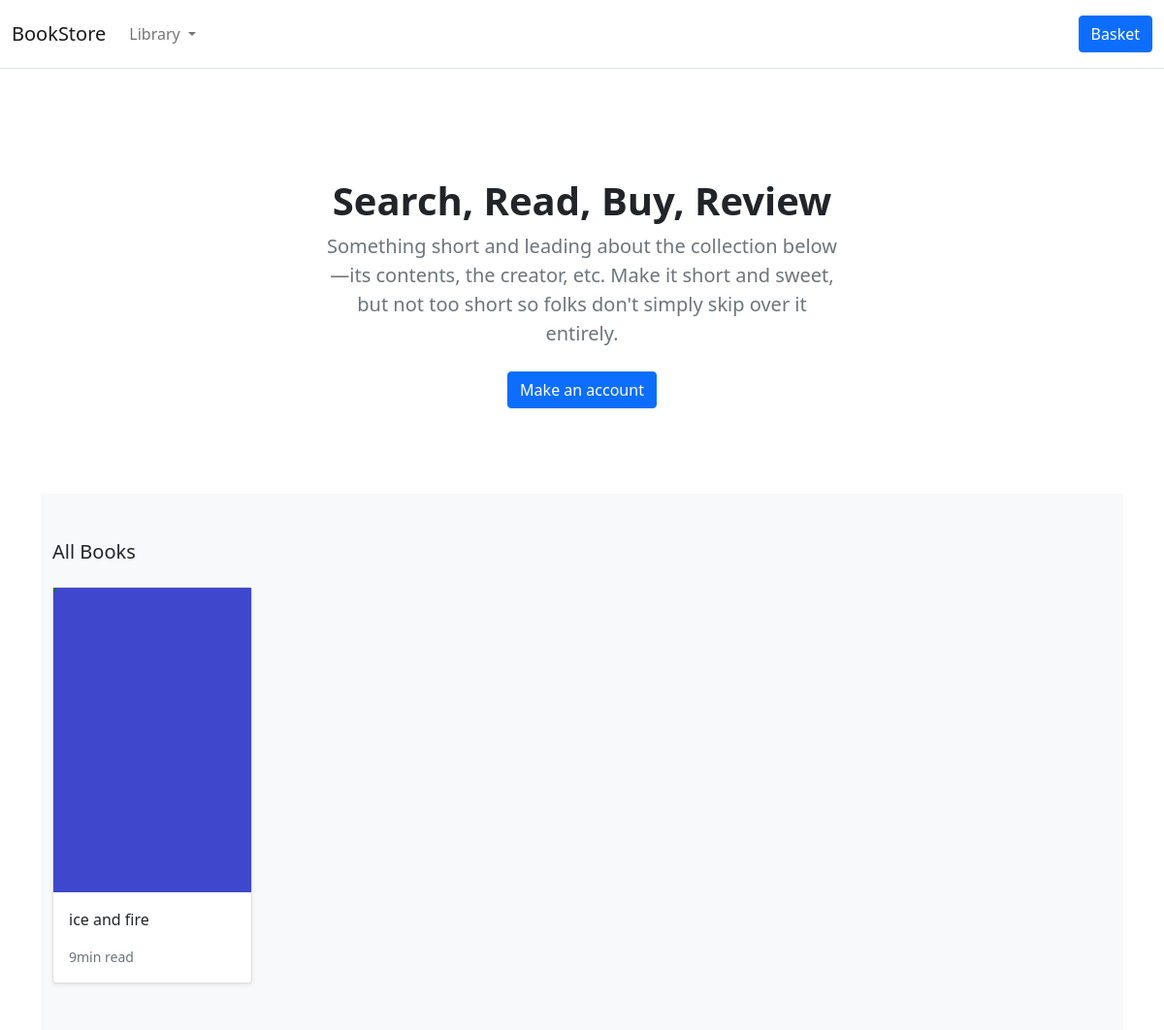
/, run on an earlier commit of the app's database.
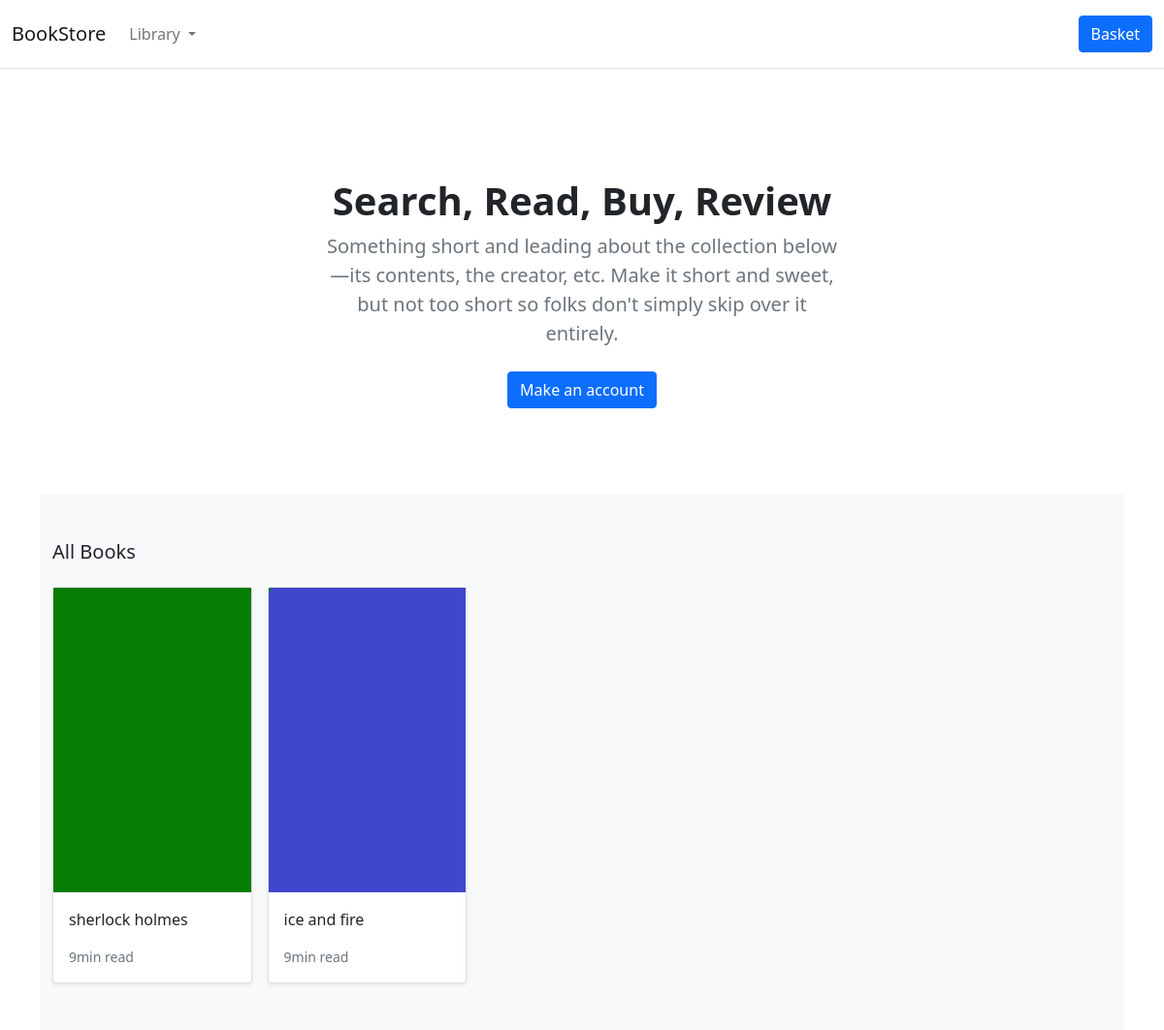
And on a later commit of the database.
### store/models.py (models this page shows, shortened)
class Product(models.Model):
    category = models.ForeignKey(Category, related_name='product', on_delete=models.CASCADE)
    created_by = models.ForeignKey(User, related_name='product_creator', on_delete=models.CASCADE)
    title = models.CharField(max_length=255)
    author = models.CharField(max_length=255, default='admin')
    description = models.TextField(blank=True)
    image = models.ImageField(upload_to='images/', default='images/default.png')
    slug = models.SlugField(max_length=255)
    price = models.DecimalField(max_digits=4, decimal_places=2)
    in_stock = models.BooleanField(default=True)
    is_active = models.BooleanField(default=True)
    created = models.DateTimeField(auto_now_add=True)
    updated = models.DateTimeField(auto_now_add=True)
    objects = models.Manager()
    products = ProductManager()
    class Meta:
        verbose_name_plural = 'Products'
        ordering = ('-created',)
    def get_absolute_url(self):
        return reverse('store:product_detail', args=[self.slug])

### store/views.py (the view)
# urls.py: path('', views.products_all, name='products_all'),
def products_all(request):
    products = Product.products.all()
    return render(request, 'store/home.html', {'products': products})

### store/context_processors.py (called while the page is built)
def categories(requests):
    return {
        'categories': Category.objects.all(),
    }

### store/models.py (called while the page is built)
    def get_queryset(self):
        return super(ProductManager, self).get_queryset().filter(is_active=True)

    def get_absolute_url(self):
        return reverse('store:category_list', args=[self.slug])

### templates/store/home.html (shortened to what this page needs)
{% extends './base.html' %}
{% load static %}
{% block content %}
<div class="container">
    <main class="pt-5">
    <section class="py-5 text-center container">
      <div class="row py-lg-3">
        <div class="col-lg-6 col-md-8 mx-auto">
          <h1 class="h1 fw-bold">Search, Read, Buy, Review</h1>
          <p class="lead text-muted">Something short and leading about the collection below—its contents, the creator,
            etc. Make it short and sweet, but not too short so folks don't simply skip over it entirely.</p>
          <p>
            <a href="#" class="btn btn-primary my-2">Make an account</a>
          </p>
        </div>
      </div>
    </section>
    <div class="album py-5 bg-light">
      <div class="container">
        <div class="pb-3 h5">All Books</div>
        <div class="row row-cols-1 row-cols-sm-2 row-cols-md-5 g-3">
          {% for product in products %}
          <div class="col">
            <div class="card shadow-sm">
              <img class="img-fluid" alt="Responsive image" src="{{ product.image.url }}">
              <div class="card-body">
                <p class="card-text">
                  <a class="text-dark text-decoration-none" href="{{ product.get_absolute_url }}">{{ product.title }}</a>
                </p>
                <div class="d-flex justify-content-between align-items-center">
                  <small class="text-muted">9min read</small>
                </div>
              </div>
            </div>
          </div>
          {% endfor %}
        </div>
      </div>
    </div>
  </main>
</div>
{% endblock content %}

What changed in the data, as far as the page shows it:
added Product: image (picture), title "sherlock holmes"
